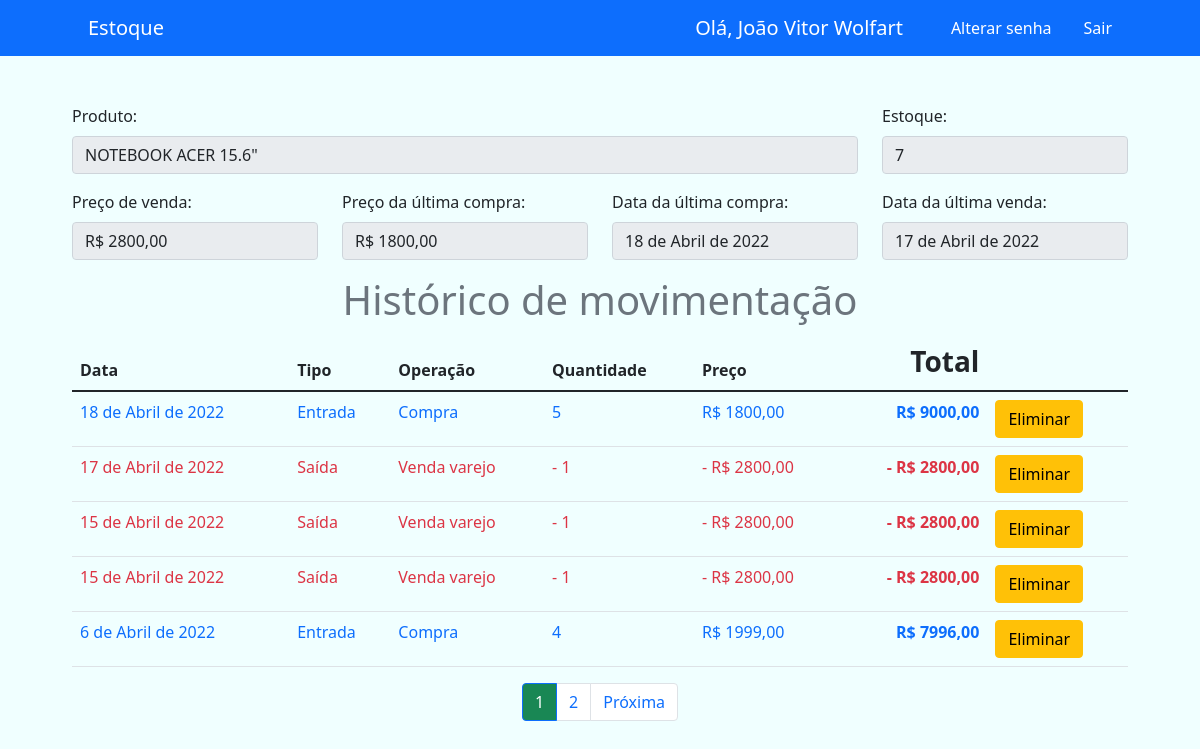
The app's page /relatorio/2 (signed in) with its own data.
### produtos/models.py (models this page shows, shortened)
class Produto(models.Model):
    produto = models.CharField(max_length=200)
    categoria = models.ForeignKey(Categoria, on_delete=models.DO_NOTHING)
    medida = models.ForeignKey(Medidas, on_delete=models.DO_NOTHING, blank=True, null=True)
    data_ultima_compra = models.DateField(blank=True, null=True)
    preco_ultima_compra = models.DecimalField(max_digits=7, decimal_places=2, blank=True, null=True)
    preco_venda = models.DecimalField(max_digits=7, decimal_places=2, blank=True, null=True)
    data_ultima_venda = models.DateField(blank=True, null=True)
    estoque = models.IntegerField(default=0)
    informacoes = models.TextField(blank=True, null=True)
    foto = models.ImageField(blank=True, upload_to='fotos')
    usuario = models.ForeignKey(User, on_delete=models.CASCADE, blank=True, null=True)
    ativo = models.BooleanField(default=True)

class Historico(models.Model):
    data = models.DateField()
    movimentacao = models.ForeignKey(Movimento, on_delete=models.DO_NOTHING)
    produto = models.ForeignKey(Produto, on_delete=models.DO_NOTHING)
    quantidade = models.IntegerField()
    preco = models.DecimalField(max_digits=7, decimal_places=2)
    excluido = models.BooleanField(default=False)

class Movimento(models.Model):
    tipo_movimento = models.CharField(max_length=50)
    entrada = models.BooleanField()
    somente_contabil = models.BooleanField(default=False)
    def __str__(self):
        return self.tipo_movimento

### produtos/views.py (the view)
# urls.py: path('relatorio/<int:id>', views.relatorio, name='relatorio'),
@login_required(login_url='login')
def relatorio(request, id):
    produto = Produto.objects.get(id=id)
    historico = Historico.objects.all().filter(
        produto=produto, excluido=False
    ).order_by('-data')
    paginator = Paginator(historico, 5)
    page = request.GET.get('p')
    historico = paginator.get_page(page)
    total = []
    for c in historico:
        total.append(c.preco*c.quantidade)
    print(total)
    teste = zip(historico, total)
    print(teste)
    return render(request, 'paginas/relatorios.html', {'produto':produto, 'historico':historico, 'total':total, 'teste':teste})

### produtos/templates/paginas/relatorios.html (shortened to what this page needs)
{% extends 'base.html'%}
{% load static%}
{%block 'conteudo'%}
    <div class="row">
      <div class="mb-3 col-9">
        <label class="form-label">Produto: </label>
        <input type="text" class="form-control" name="produto" placeholder="Nome do produto" value="{{produto.produto}}" disabled>
      </div>
      <div class="mb-3 col-3">
        <label class="form-label">Estoque: </label>
        <input type="text" class="form-control" name="estoque" placeholder="Nome do produto" value="{{produto.estoque}}" disabled>
      </div>
    </div>
    <div class="row">
      <div class="mb-3 col-md-3">
        <label class="form-label">Preço de venda: </label>
        <input type="text" class="form-control" name="preco_venda" value="R$ {{produto.preco_venda}}" disabled>
      </div>
      {% if produto.preco_ultima_compra %}
      <div class="mb-3 col-md-3">
        <label class="form-label">Preço da última compra: </label>
        <input type="text" class="form-control" name="preco_compra" value="R$ {{produto.preco_ultima_compra}}" disabled>
      </div>
      {% else %}
      <div class="mb-3 col-md-3">
        <label class="form-label">Preço da última compra: </label>
        <input type="text" class="form-control" name="preco_compra" value="Nenhuma compra efetuada ainda" disabled>
      </div>
      {% endif %}
      {% if produto.data_ultima_compra %}
      <div class="mb-3 col-md-3">
        <label class="form-label">Data da última compra: </label>
        <input type="text" class="form-control" name="data_compra" value="{{produto.data_ultima_compra}}" disabled>
      </div>
      {% else %}
      <div class="mb-3 col-md-3">
        <label class="form-label">Data da última compra: </label>
        <input type="text" class="form-control" name="data_compra" value="Nenhuma compra efetuada ainda" disabled>
      </div>
      {% endif %}
      {% if produto.data_ultima_venda %}
      <div class="mb-3 col-md-3">
        <label class="form-label">Data da última venda: </label>
        <input type="text" class="form-control" name="data_compra" value="{{produto.data_ultima_venda}}" disabled>
      </div>
      {% else %}
      <div class="mb-3 col-md-3">
        <label class="form-label">Data da última venda: </label>
        <input type="text" class="form-control" name="data_compra" value="Nenhuma venda efetuada ainda" disabled>
      </div>
      {% endif %}
    </div>
    <h1 class="text-center text-secondary">Histórico de movimentação</h1>
    <table class="table">
        <thead>
          <tr>
            <th scope="col">Data</th>
            <th scope="col">Tipo</th>
            <th scope="col">Operação</th>
            <th scope="col">Quantidade</th>
            <th scope="col">Preço</th>
            <th scope="col" class="text-end fs-3">Total</th>
          </tr>
        </thead>
        <tbody>
          {% for h, c in teste%}
          {% if h.movimentacao.entrada %}
          <tr class="text-primary">
              <td>{{h.data}}</td>
              <td>Entrada</td>
              <td>{{h.movimentacao}}</td>
              <td>{{h.quantidade}}</td>
              <td>R$ {{h.preco}}</td>
              <td class="text-end"><strong>R$ {{c}}</strong></td>
              <td> <a href="{% url 'eliminar_historico' h.id%}" class="btn btn-warning">Eliminar</a></td>
          </tr>
          {% else %}
          <tr class="text-danger">
              <td>{{h.data}}</td>
              <td>Saída</td>
              <td>{{h.movimentacao}}</td>
              <td>- {{h.quantidade}}</td>
              <td>- R$ {{h.preco}}</td>
              <td class="text-end"><strong>- R$ {{c}}</strong></td>
              <td> <a href="{% url 'eliminar_historico' h.id%}" class="btn btn-warning">Eliminar</a></td>
          </tr>
          {% endif %}
          {%endfor%}
        </tbody>
      </table>
      <nav aria-label="Page navigation example">
        <ul class="pagination justify-content-center">
          {%for pagina in historico.paginator.page_range%}
          {%if historico.number == pagina%}
            <li class="page-item active"><a class="page-link bg-success" href="?p={{pagina}}">{{pagina}}</a></li>
          {% else %}
            <li class="page-item"><a class="page-link" href="?p={{pagina}}">{{pagina}}</a></li>
          {%endif%}
          {%endfor%}
          {%if historico.has_next%}
          <li class="page-item">
            <a class="page-link" href="?p={{historico.next_page_number}}">Próxima</a>
          </li>
          {%endif%}
        </ul>
      </nav>
{%endblock%}

### templates/base.html (shortened to what this page needs)
{% load static%}
<!doctype html>
<html lang="pt-br">
  <head>
    <link href="https://cdn.jsdelivr.net/npm/bootstrap@5.1.3/dist/css/bootstrap.min.css" rel="stylesheet">
    <link rel="stylesheet" href="{% static 'css/blog.css' %}">
  </head>
  <body>
    <nav class="navbar navbar-light bg-primary">
        <div class="container">
          <a href="{% url 'home'%}" class="navbar-brand nav-link text-white text-center">Estoque</span>
          <div class="d-flex">
          <span>Olá, {{user.first_name}} {{user.last_name}}</span>
          <a class="nav-link text-white" href="{% url 'alterar_senha' %}">Alterar senha</a>
          <a class="nav-link text-white" href="{% url 'logout' %}">Sair</a>
          </div>
        </div>
      </nav>
      <div class="container mt-5 mb-3">
      {% block 'conteudo' %}
      {% endblock %}
    </div>
  </body>
</html>

### templates/static/css/blog.css (style rules this page uses)
* { margin: 0; padding: 0; }
body { background-color: azure; }
.container { width: 90%; margin: 0 auto; }
a { cursor: pointer; }

### records on screen
Produto: produto "NOTEBOOK ACER 15.6\"", estoque "7", preco_venda "R$ 2800,00", preco_compra "R$ 1800,00", data_compra "18 de Abril de 2022", data_compra "17 de Abril de 2022"
Historico: data "18 de Abril de 2022", movimentacao "Compra", quantidade "5", preco "1800,00", c "9000,00"
Historico: data "17 de Abril de 2022", movimentacao "Venda varejo", quantidade "1", preco "2800,00", c "2800,00"
Historico: data "15 de Abril de 2022", movimentacao "Venda varejo", quantidade "1", preco "2800,00", c "2800,00"
Historico: data "15 de Abril de 2022", movimentacao "Venda varejo", quantidade "1", preco "2800,00", c "2800,00"
Historico: data "6 de Abril de 2022", movimentacao "Compra", quantidade "4", preco "1999,00", c "7996,00"

### other values on screen
{{ user.first_name }} "João Vitor"
{{ user.last_name }} "Wolfart"
{{ pagina }} "1"
{{ pagina }} "2"
